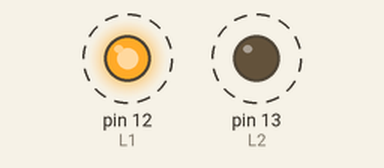
This sketch was run on a simulated Arduino Uno, built with avr-gcc and run on an emulated ATmega328P. Parts: output pins drawn as LEDs (lit = HIGH). Dashed ring = blinking.

Above: at 0.02 s.
Timing chart, 0 to 3.0 s (numbered marks = the images above):
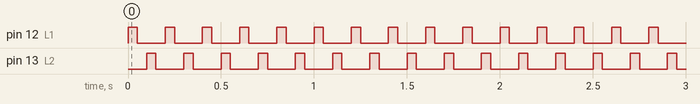

Measured:
- by itself, pin 12 (L1), pin 13 (L2): alternates HIGH for 0.05 s and LOW for 0.15 s

The sketch:

arduinoNanoBicycleLight.ino
```cpp
// nrf24_client
const int L1=12;
const int L2=13;
int t=50;

void setup()
{
  pinMode(L1, OUTPUT);
  pinMode(L2, OUTPUT);
}


void loop()
{
  digitalWrite(L1,HIGH);
  delay(t);
  digitalWrite(L1,LOW);
  delay(t);
  digitalWrite(L2,HIGH);
  delay(t);
  digitalWrite(L2,LOW);
  delay(t);
}
```
